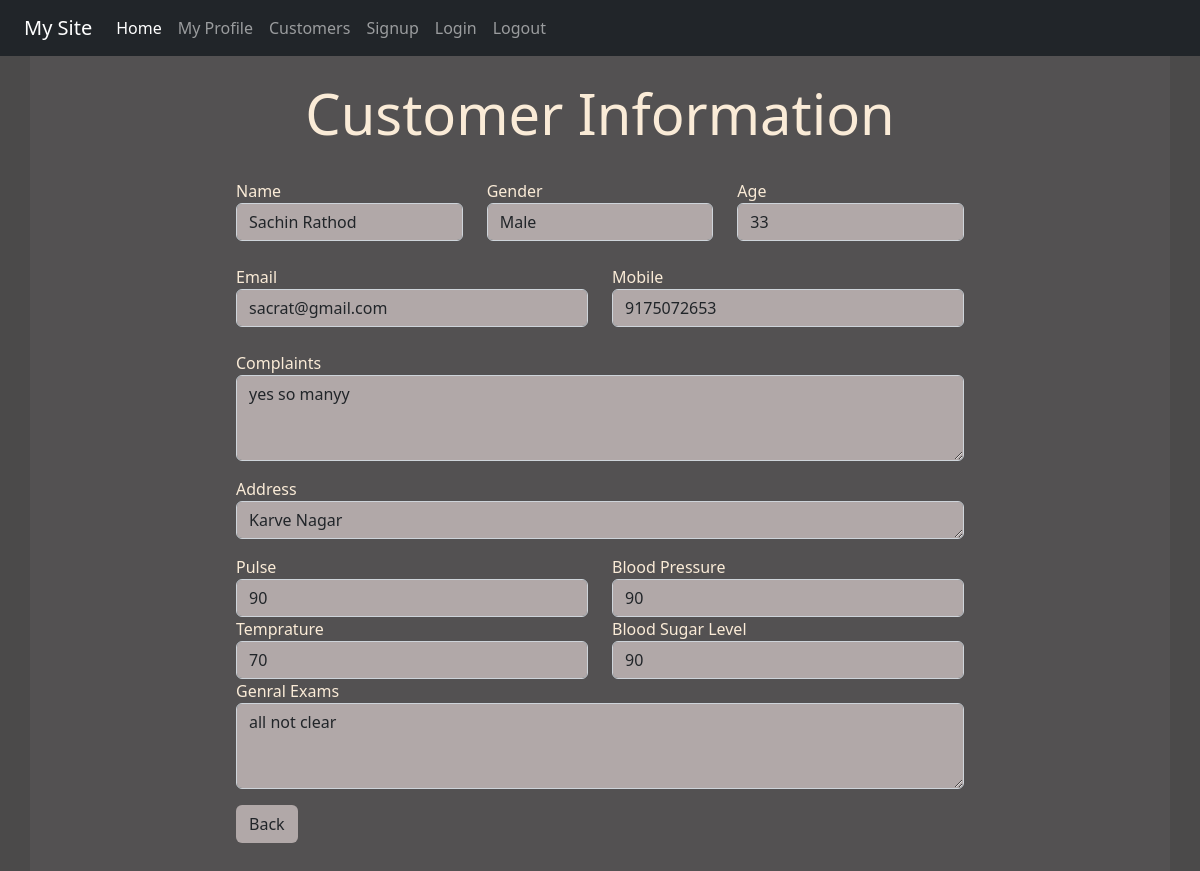
The app's page /customerall/3 (signed in) with its own data.
### reg/models.py (models this page shows)
class Customer(models.Model):
    GENDER_CHOICES = (
        ('M', 'Male'),
        ('F', 'Female'),
        ('T', 'Transgender')
    )
    name = models.CharField(max_length=25,null=True)
    age = models.IntegerField(null=True)
    gender = models.CharField(max_length=1, choices=GENDER_CHOICES,null=True)
    email = models.EmailField(max_length=25,null=True)
    mobile = models.IntegerField(null=True)
    address = models.CharField(max_length=100,null=True)
    city = models.CharField(max_length=10,null=True)
    complaints = models.CharField(max_length=100,null=True)
    pulse = models.CharField(max_length=10,null=True)
    blood_pressure = models.CharField(max_length=10,null=True)
    temprature = models.CharField(max_length=10,null=True)
    blood_suger_level = models.CharField(max_length=10,null=True)
    genral_exams = models.CharField(max_length=100,null=True)

### reg/views.py (the view)
# urls.py: path('customerall/<int:id>', views.Customers_all, name='viewdata_all'),
def Customers_all(request, id):
    if request.user.is_authenticated:
        pi = Customer.objects.get(pk=id)
        fmm = CustomerReg(instance=pi)
        return render(request, 'reg/customer_all.html',{ 'formm':fmm})
    else:
        return HttpResponseRedirect('/login/')

### reg/templates/reg/customer_all.html (shortened to what this page needs)
{% extends 'reg/base.html' %}
{% block content %}
<div class="jumbotron jumbotron-fluid jumbo-color">
    <div class="container">
        <br>
        <h1 class="text-center display-4 font-weight-bold">Customer Information </h1>
         <br>
        <div class="col-sm-8 offset-2">
            <form action="" method="POST">
                <div class="row">
                    <div class="col-md-4">Name {{formm.name}}</div>
                    <div class="col-md-4">Gender{{formm.gender}}</div>
                    <div class="col-md-4">Age{{formm.age}}</div>
                </div><br>
                <div class="row">
                    <div class="col-md-6">Email{{formm.email}}</div>
                    <div class="col-md-6">Mobile{{formm.mobile}}</div>
                </div><br>
                <div>
                    <p>Complaints{{formm.complaints}}</p>
                    <p>Address {{formm.address}}</p>
                    <div class="row">
                        <div class="col-md-6">Pulse {{formm.pulse}}</div>
                        <div class="col-md-6">Blood Pressure {{formm.blood_pressure}}</div>
                    </div>
                    <div class="row">
                        <div class="col-md-6">Temprature {{formm.temprature}}</div>
                        <div class="col-md-6">Blood Sugar Level {{formm.blood_suger_level}}</div>
                    </div>
                    <p>Genral Exams {{formm.genral_exams}}</p>
                </div>
            </form>
            <div><a  href="{% url 'customer' %}" class="btn tablecolor1" >Back</a></div>
            <br>
            <br>
        </div>
    </div>
</div>
{% endblock content %}

### reg/static/reg/css/style.css (style rules this page uses)
body { background-color:rgb(75,74,74); color: antiquewhite; }
.jumbo-color { background-color:rgb(83,81,82); }
.form-control { background-color: rgb(177, 168, 168); }
.tablecolor1 { background-color: rgb(177, 168, 168) }

### records on screen
Customer: name "Sachin Rathod", gender "Male", age "33", email "sacrat@gmail.com", mobile "9175072653", complaints "yes so manyy", address "Karve Nagar", pulse "90", blood_pressure "90", temprature "70", blood_suger_level "90", genral_exams "all not clear"
